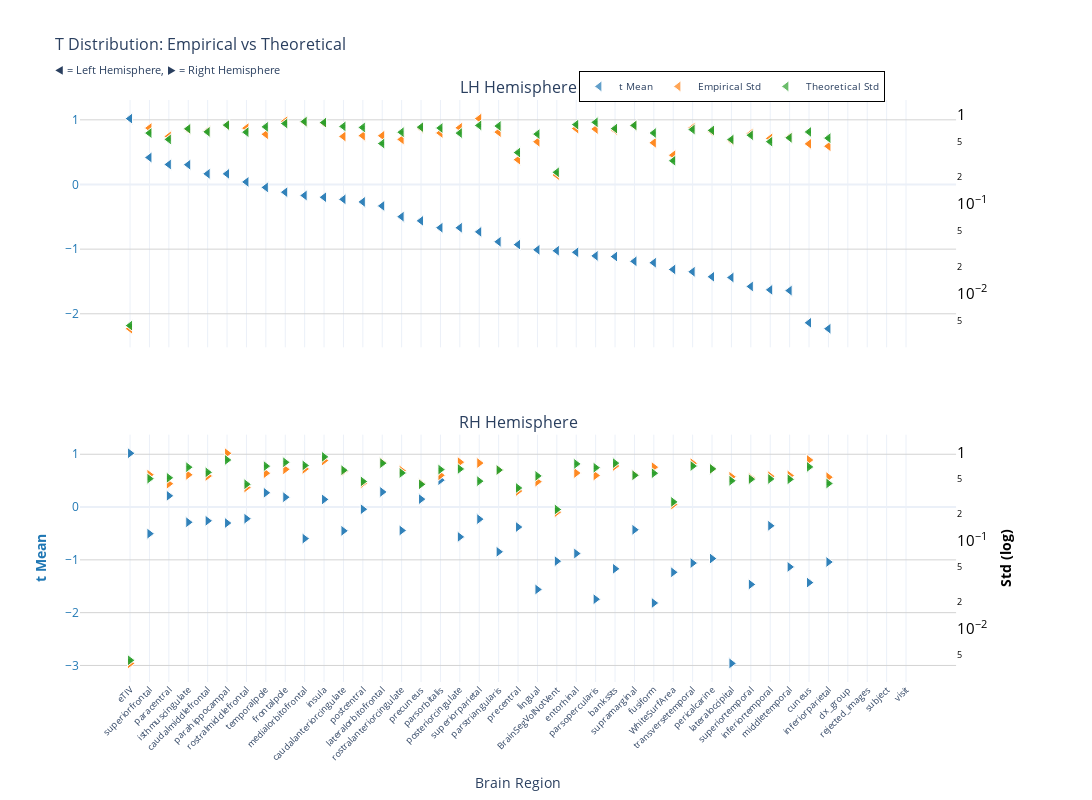
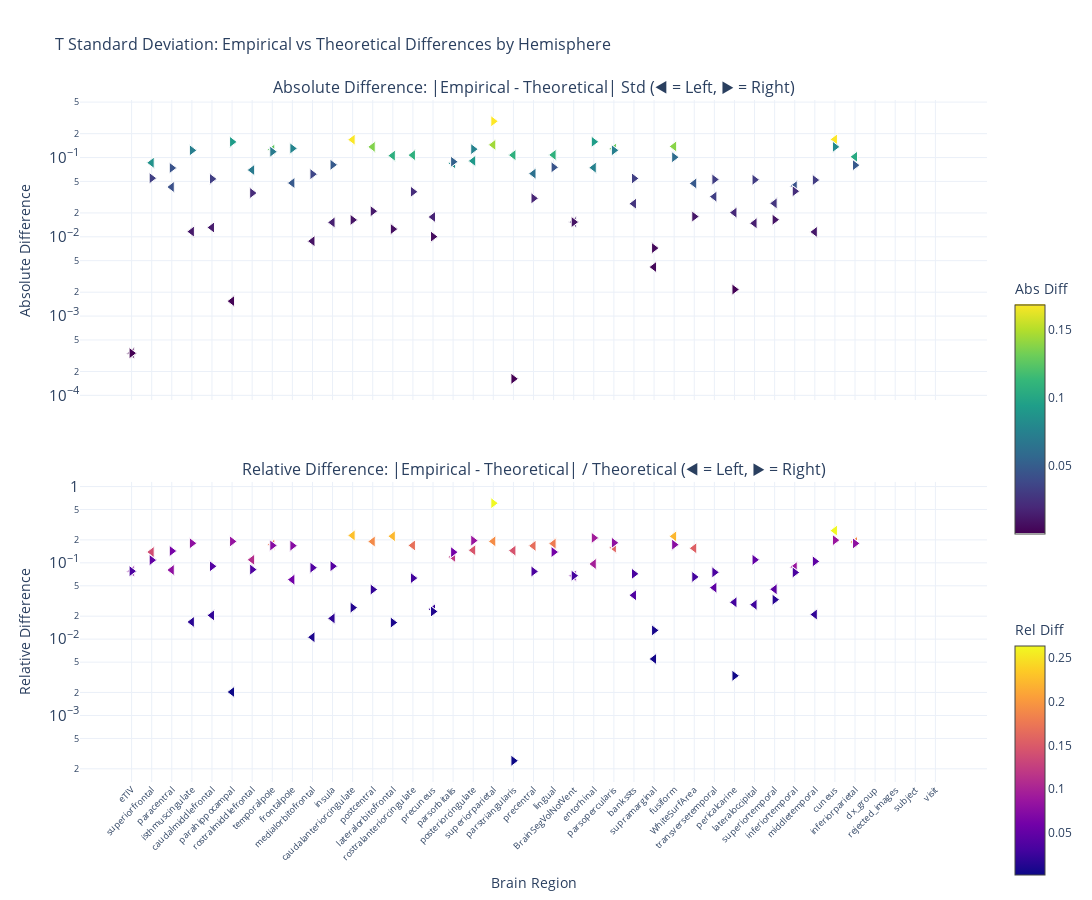

Notebook source saved alongside these figures, in order:
### Markdown cell above
### t-statistic

### Code cell
nu_nav = df_navr[(df_navr["study"] == "longitudinal") & (df_navr["group"] == "HC-PD")]
data_path = stats_dir / f"student_longitudinal_{METRIC}.parquet"
df, stats = get_test_stats(
    data_path, stat_functions_F, nu_nav, hemisphere=True, study="longitudinal"
)
show_figure(stats, hemisphere=True, stat_name="t", study="longitudinal", metric=METRIC)

### Figure 1 — Plotly figure (JSON) as saved in the notebook; plotly's stock layout.template omitted (floating-point values rounded to 4 significant figures)
{"data": [{"hovertemplate": "<b>%{x}</b><br>Mean t: %{y:.2f}<br><extra></extra>", "legendgroup": "mean", "marker": {"color": "#1f77b4", "line": {"color": "white", "width": 1}, "opacity": 0.7, "size": 10, "symbol": "triangle-left"}, "mode": "markers", "name": "t Mean", "showlegend": true, "type": "scatter", "x": ["eTIV", "eTIV", "superiorfrontal", "superiorfrontal", "paracentral", "paracentral", "isthmuscingulate", "isthmuscingulate", "caudalmiddlefrontal", "caudalmiddlefrontal", "parahippocampal", "parahippocampal", "rostralmiddlefrontal", "rostralmiddlefrontal", "temporalpole", "temporalpole", "frontalpole", "frontalpole", "medialorbitofrontal", "medialorbitofrontal", "insula", "insula", "caudalanteriorcingulate", "caudalanteriorcingulate", "postcentral", "postcentral", "lateralorbitofrontal", "lateralorbitofrontal", "rostralanteriorcingulate", "rostralanteriorcingulate", "precuneus", "precuneus", "parsorbitalis", "parsorbitalis", "posteriorcingulate", "posteriorcingulate", "superiorparietal", "superiorparietal", "parstriangularis", "parstriangularis", "precentral", "precentral", "lingual", "lingual", "BrainSegVolNotVent", "BrainSegVolNotVent", "entorhinal", "entorhinal", "parsopercularis", "parsopercularis", "bankssts", "bankssts", "supramarginal", "supramarginal", "fusiform", "fusiform", "WhiteSurfArea", "WhiteSurfArea", "transversetemporal", "transversetemporal", "pericalcarine", "pericalcarine", "lateraloccipital", "lateraloccipital", "superiortemporal", "superiortemporal", "inferiortemporal", "inferiortemporal", "middletemporal", "middletemporal", "cuneus", "cuneus", "inferiorparietal", "inferiorparietal", "dx_group", "rejected_images", "subject", "visit"], "xaxis": "x", "y": [1.019, 1.019, 0.4172, 0.4172, 0.3091, 0.3091, 0.3061, 0.3061, 0.1647, 0.1647, 0.1641, 0.1641, 0.03947, 0.03947, -0.04492, -0.04492, -0.1193, -0.1193, -0.1703, -0.1703, -0.1976, -0.1976, -0.23, -0.23, -0.2696, -0.2696, -0.3317, -0.3317, -0.4977, -0.4977, -0.5627, -0.5627, -0.6687, -0.6687, -0.6694, -0.6694, -0.7328, -0.7328, -0.8861, -0.8861, -0.9303, -0.9303, -1.01, -1.01, -1.025, -1.025, -1.049, -1.049, -1.104, -1.104, -1.115, -1.115, -1.188, -1.188, -1.21, -1.21, -1.314, -1.314, -1.35, -1.35, -1.427, -1.427, -1.439, -1.439, -1.577, -1.577, -1.63, -1.63, -1.642, -1.642, -2.139, -2.139, -2.231, -2.231, NaN, NaN, NaN, NaN], "yaxis": "y"}, {"hovertemplate": "<b>%{x}</b><br>Empirical Std: %{y:.3f}<br><extra></extra>", "legendgroup": "empirical", "marker": {"color": "#ff7f0e", "line": {"color": "white", "width": 1}, "opacity": 0.7, "size": 10, "symbol": "triangle-left"}, "mode": "markers", "name": "Empirical Std", "showlegend": true, "type": "scatter", "x": ["eTIV", "eTIV", "superiorfrontal", "superiorfrontal", "paracentral", "paracentral", "isthmuscingulate", "isthmuscingulate", "caudalmiddlefrontal", "caudalmiddlefrontal", "parahippocampal", "parahippocampal", "rostralmiddlefrontal", "rostralmiddlefrontal", "temporalpole", "temporalpole", "frontalpole", "frontalpole", "medialorbitofrontal", "medialorbitofrontal", "insula", "insula", "caudalanteriorcingulate", "caudalanteriorcingulate", "postcentral", "postcentral", "lateralorbitofrontal", "lateralorbitofrontal", "rostralanteriorcingulate", "rostralanteriorcingulate", "precuneus", "precuneus", "parsorbitalis", "parsorbitalis", "posteriorcingulate", "posteriorcingulate", "superiorparietal", "superiorparietal", "parstriangularis", "parstriangularis", "precentral", "precentral", "lingual", "lingual", "BrainSegVolNotVent", "BrainSegVolNotVent", "entorhinal", "entorhinal", "parsopercularis", "parsopercularis", "bankssts", "bankssts", "supramarginal", "supramarginal", "fusiform", "fusiform", "WhiteSurfArea", "WhiteSurfArea", "transversetemporal", "transversetemporal", "pericalcarine", "pericalcarine", "lateraloccipital", "lateraloccipital", "superiortemporal", "superiortemporal", "inferiortemporal", "inferiortemporal", "middletemporal", "middletemporal", "cuneus", "cuneus", "inferiorparietal", "inferiorparietal", "dx_group", "rejected_images", "subject", "visit"], "xaxis": "x", "y": [0.004039, 0.004039, 0.7052, 0.7052, 0.569, 0.569, 0.6802, 0.6802, 0.6522, 0.6522, 0.759, 0.759, 0.7037, 0.7037, 0.6013, 0.6013, 0.8392, 0.8392, 0.8232, 0.8232, 0.7968, 0.7968, 0.5678, 0.5678, 0.5798, 0.5798, 0.5785, 0.5785, 0.5266, 0.5266, 0.7039, 0.7039, 0.6214, 0.6214, 0.7097, 0.7097, 0.8987, 0.8987, 0.6353, 0.6353, 0.3126, 0.3126, 0.4957, 0.4957, 0.2106, 0.2106, 0.6958, 0.6958, 0.6876, 0.6876, 0.6694, 0.6694, 0.7506, 0.7506, 0.4827, 0.4827, 0.3509, 0.3509, 0.7108, 0.7108, 0.6437, 0.6437, 0.5098, 0.5098, 0.6128, 0.6128, 0.5405, 0.5405, 0.5596, 0.5596, 0.4695, 0.4695, 0.442, 0.442, NaN, NaN, NaN, NaN], "yaxis": "y2"}, {"error_y": {"array": [8.702e-05, 8.702e-05, 0.01231, 0.01231, 0.01046, 0.01046, 0.01375, 0.01375, 0.0127, 0.0127, 0.01511, 0.01511, 0.0126, 0.0126, 0.01444, 0.01444, 0.01573, 0.01573, 0.01653, 0.01653, 0.01613, 0.01613, 0.01462, 0.01462, 0.01423, 0.01423, 0.009398, 0.009398, 0.01259, 0.01259, 0.01434, 0.01434, 0.01402, 0.01402, 0.0123, 0.0123, 0.01499, 0.01499, 0.01475, 0.01475, 0.007455, 0.007455, 0.01199, 0.01199, 0.00449, 0.00449, 0.0153, 0.0153, 0.01623, 0.01623, 0.01382, 0.01382, 0.015, 0.015, 0.01233, 0.01233, 0.006035, 0.006035, 0.01349, 0.01349, 0.01319, 0.01319, 0.01042, 0.01042, 0.01165, 0.01165, 0.009874, 0.009874, 0.01089, 0.01089, 0.01268, 0.01268, 0.01081, 0.01081, NaN, NaN, NaN, NaN], "arrayminus": [8.529e-05, 8.529e-05, 0.01206, 0.01206, 0.01026, 0.01026, 0.01347, 0.01347, 0.01245, 0.01245, 0.01481, 0.01481, 0.01235, 0.01235, 0.01416, 0.01416, 0.01541, 0.01541, 0.0162, 0.0162, 0.01581, 0.01581, 0.01433, 0.01433, 0.01394, 0.01394, 0.009211, 0.009211, 0.01234, 0.01234, 0.01406, 0.01406, 0.01375, 0.01375, 0.01206, 0.01206, 0.01469, 0.01469, 0.01446, 0.01446, 0.007307, 0.007307, 0.01175, 0.01175, 0.0044, 0.0044, 0.015, 0.015, 0.01591, 0.01591, 0.01355, 0.01355, 0.0147, 0.0147, 0.01209, 0.01209, 0.005915, 0.005915, 0.01322, 0.01322, 0.01293, 0.01293, 0.01022, 0.01022, 0.01142, 0.01142, 0.009678, 0.009678, 0.01067, 0.01067, 0.01243, 0.01243, 0.0106, 0.0106, NaN, NaN, NaN, NaN], "color": "#2ca02c", "thickness": 1, "type": "data", "visible": true, "width": 2}, "hovertemplate": "<b>%{x}</b><br>Theoretical Std: %{y:.3f}<br><extra></extra>", "legendgroup": "theoretical", "marker": {"color": "#2ca02c", "line": {"color": "white", "width": 1}, "opacity": 0.7, "size": 10, "symbol": "triangle-left"}, "mode": "markers", "name": "Theoretical Std", "showlegend": true, "type": "scatter", "x": ["eTIV", "eTIV", "superiorfrontal", "superiorfrontal", "paracentral", "paracentral", "isthmuscingulate", "isthmuscingulate", "caudalmiddlefrontal", "caudalmiddlefrontal", "parahippocampal", "parahippocampal", "rostralmiddlefrontal", "rostralmiddlefrontal", "temporalpole", "temporalpole", "frontalpole", "frontalpole", "medialorbitofrontal", "medialorbitofrontal", "insula", "insula", "caudalanteriorcingulate", "caudalanteriorcingulate", "postcentral", "postcentral", "lateralorbitofrontal", "lateralorbitofrontal", "rostralanteriorcingulate", "rostralanteriorcingulate", "precuneus", "precuneus", "parsorbitalis", "parsorbitalis", "posteriorcingulate", "posteriorcingulate", "superiorparietal", "superiorparietal", "parstriangularis", "parstriangularis", "precentral", "precentral", "lingual", "lingual", "BrainSegVolNotVent", "BrainSegVolNotVent", "entorhinal", "entorhinal", "parsopercularis", "parsopercularis", "bankssts", "bankssts", "supramarginal", "supramarginal", "fusiform", "fusiform", "WhiteSurfArea", "WhiteSurfArea", "transversetemporal", "transversetemporal", "pericalcarine", "pericalcarine", "lateraloccipital", "lateraloccipital", "superiortemporal", "superiortemporal", "inferiortemporal", "inferiortemporal", "middletemporal", "middletemporal", "cuneus", "cuneus", "inferiorparietal", "inferiorparietal", "dx_group", "rejected_images", "subject", "visit"], "xaxis": "x", "y": [0.004379, 0.004379, 0.6193, 0.6193, 0.5266, 0.5266, 0.6919, 0.6919, 0.6391, 0.6391, 0.7605, 0.7605, 0.6342, 0.6342, 0.7269, 0.7269, 0.7915, 0.7915, 0.832, 0.832, 0.812, 0.812, 0.7357, 0.7357, 0.716, 0.716, 0.473, 0.473, 0.6338, 0.6338, 0.7217, 0.7217, 0.7058, 0.7058, 0.6191, 0.6191, 0.7544, 0.7544, 0.7425, 0.7425, 0.3752, 0.3752, 0.6035, 0.6035, 0.226, 0.226, 0.7702, 0.7702, 0.8169, 0.8169, 0.6955, 0.6955, 0.7547, 0.7547, 0.6207, 0.6207, 0.3037, 0.3037, 0.6788, 0.6788, 0.6639, 0.6639, 0.5246, 0.5246, 0.5864, 0.5864, 0.4969, 0.4969, 0.5481, 0.5481, 0.6381, 0.6381, 0.5441, 0.5441, NaN, NaN, NaN, NaN], "yaxis": "y2"}, {"hovertemplate": "<b>%{x}</b><br>Mean t: %{y:.2f}<br><extra></extra>", "legendgroup": "mean", "marker": {"color": "#1f77b4", "line": {"color": "white", "width": 1}, "opacity": 0.7, "size": 10, "symbol": "triangle-right"}, "mode": "markers", "name": "t Mean", "showlegend": false, "type": "scatter", "x": ["eTIV", "eTIV", "parsorbitalis", "parsorbitalis", "lateralorbitofrontal", "lateralorbitofrontal", "temporalpole", "temporalpole", "paracentral", "paracentral", "frontalpole", "frontalpole", "precuneus", "precuneus", "insula", "insula", "postcentral", "postcentral", "rostralmiddlefrontal", "rostralmiddlefrontal", "superiorparietal", "superiorparietal", "caudalmiddlefrontal", "caudalmiddlefrontal", "isthmuscingulate", "isthmuscingulate", "parahippocampal", "parahippocampal", "inferiortemporal", "inferiortemporal", "precentral", "precentral", "supramarginal", "supramarginal", "rostralanteriorcingulate", "rostralanteriorcingulate", "caudalanteriorcingulate", "caudalanteriorcingulate", "superiorfrontal", "superiorfrontal", "posteriorcingulate", "posteriorcingulate", "medialorbitofrontal", "medialorbitofrontal", "parstriangularis", "parstriangularis", "entorhinal", "entorhinal", "pericalcarine", "pericalcarine", "BrainSegVolNotVent", "BrainSegVolNotVent", "inferiorparietal", "inferiorparietal", "transversetemporal", "transversetemporal", "middletemporal", "middletemporal", "bankssts", "bankssts", "WhiteSurfArea", "WhiteSurfArea", "cuneus", "cuneus", "superiortemporal", "superiortemporal", "lingual", "lingual", "parsopercularis", "parsopercularis", "fusiform", "fusiform", "lateraloccipital", "lateraloccipital", "dx_group", "rejected_images", "subject", "visit"], "xaxis": "x2", "y": [1.019, 1.019, 0.5097, 0.5097, 0.2857, 0.2857, 0.2704, 0.2704, 0.2124, 0.2124, 0.1866, 0.1866, 0.1499, 0.1499, 0.1444, 0.1444, -0.0418, -0.0418, -0.2206, -0.2206, -0.2288, -0.2288, -0.2604, -0.2604, -0.288, -0.288, -0.3027, -0.3027, -0.3546, -0.3546, -0.3789, -0.3789, -0.4307, -0.4307, -0.4439, -0.4439, -0.4508, -0.4508, -0.504, -0.504, -0.565, -0.565, -0.598, -0.598, -0.8478, -0.8478, -0.8804, -0.8804, -0.9754, -0.9754, -1.025, -1.025, -1.041, -1.041, -1.061, -1.061, -1.134, -1.134, -1.169, -1.169, -1.236, -1.236, -1.431, -1.431, -1.465, -1.465, -1.561, -1.561, -1.746, -1.746, -1.818, -1.818, -2.961, -2.961, NaN, NaN, NaN, NaN], "yaxis": "y3"}, {"hovertemplate": "<b>%{x}</b><br>Empirical Std: %{y:.3f}<br><extra></extra>", "legendgroup": "empirical", "marker": {"color": "#ff7f0e", "line": {"color": "white", "width": 1}, "opacity": 0.7, "size": 10, "symbol": "triangle-right"}, "mode": "markers", "name": "Empirical Std", "showlegend": false, "type": "scatter", "x": ["eTIV", "eTIV", "parsorbitalis", "parsorbitalis", "lateralorbitofrontal", "lateralorbitofrontal", "temporalpole", "temporalpole", "paracentral", "paracentral", "frontalpole", "frontalpole", "precuneus", "precuneus", "insula", "insula", "postcentral", "postcentral", "rostralmiddlefrontal", "rostralmiddlefrontal", "superiorparietal", "superiorparietal", "caudalmiddlefrontal", "caudalmiddlefrontal", "isthmuscingulate", "isthmuscingulate", "parahippocampal", "parahippocampal", "inferiortemporal", "inferiortemporal", "precentral", "precentral", "supramarginal", "supramarginal", "rostralanteriorcingulate", "rostralanteriorcingulate", "caudalanteriorcingulate", "caudalanteriorcingulate", "superiorfrontal", "superiorfrontal", "posteriorcingulate", "posteriorcingulate", "medialorbitofrontal", "medialorbitofrontal", "parstriangularis", "parstriangularis", "entorhinal", "entorhinal", "pericalcarine", "pericalcarine", "BrainSegVolNotVent", "BrainSegVolNotVent", "inferiorparietal", "inferiorparietal", "transversetemporal", "transversetemporal", "middletemporal", "middletemporal", "bankssts", "bankssts", "WhiteSurfArea", "WhiteSurfArea", "cuneus", "cuneus", "superiortemporal", "superiortemporal", "lingual", "lingual", "parsopercularis", "parsopercularis", "fusiform", "fusiform", "lateraloccipital", "lateraloccipital", "dx_group", "rejected_images", "subject", "visit"], "xaxis": "x2", "y": [0.004039, 0.004039, 0.5527, 0.5527, 0.7702, 0.7702, 0.583, 0.583, 0.4431, 0.4431, 0.6453, 0.6453, 0.4459, 0.4459, 0.8132, 0.8132, 0.4493, 0.4493, 0.4014, 0.4014, 0.7604, 0.7604, 0.5428, 0.5428, 0.5591, 0.5591, 0.9822, 0.9822, 0.5392, 0.5392, 0.3658, 0.3658, 0.5593, 0.5593, 0.6235, 0.6235, 0.6143, 0.6143, 0.5602, 0.5602, 0.7791, 0.7791, 0.6525, 0.6525, 0.6335, 0.6335, 0.5862, 0.5862, 0.6512, 0.6512, 0.2106, 0.2106, 0.5255, 0.5255, 0.7562, 0.7562, 0.5492, 0.5492, 0.7042, 0.7042, 0.2573, 0.2573, 0.8237, 0.8237, 0.5157, 0.5157, 0.4679, 0.4679, 0.55, 0.55, 0.6832, 0.6832, 0.5308, 0.5308, NaN, NaN, NaN, NaN], "yaxis": "y4"}, {"error_y": {"array": [8.702e-05, 8.702e-05, 0.01274, 0.01274, 0.01506, 0.01506, 0.01394, 0.01394, 0.01027, 0.01027, 0.01541, 0.01541, 0.00866, 0.00866, 0.01776, 0.01776, 0.009344, 0.009344, 0.008684, 0.008684, 0.009413, 0.009413, 0.01185, 0.01185, 0.01356, 0.01356, 0.01639, 0.01639, 0.009967, 0.009967, 0.007876, 0.007876, 0.01097, 0.01097, 0.01165, 0.01165, 0.01253, 0.01253, 0.01004, 0.01004, 0.01295, 0.01295, 0.01419, 0.01419, 0.01259, 0.01259, 0.01478, 0.01478, 0.01298, 0.01298, 0.00449, 0.00449, 0.008852, 0.008852, 0.01398, 0.01398, 0.00988, 0.00988, 0.01507, 0.01507, 0.00547, 0.00547, 0.01366, 0.01366, 0.00992, 0.00992, 0.01079, 0.01079, 0.01338, 0.01338, 0.01157, 0.01157, 0.009506, 0.009506, NaN, NaN, NaN, NaN], "arrayminus": [8.529e-05, 8.529e-05, 0.01249, 0.01249, 0.01476, 0.01476, 0.01366, 0.01366, 0.01007, 0.01007, 0.0151, 0.0151, 0.008489, 0.008489, 0.01741, 0.01741, 0.009159, 0.009159, 0.008512, 0.008512, 0.009227, 0.009227, 0.01162, 0.01162, 0.01329, 0.01329, 0.01606, 0.01606, 0.009769, 0.009769, 0.00772, 0.00772, 0.01075, 0.01075, 0.01142, 0.01142, 0.01228, 0.01228, 0.009842, 0.009842, 0.01269, 0.01269, 0.01391, 0.01391, 0.01234, 0.01234, 0.01449, 0.01449, 0.01272, 0.01272, 0.0044, 0.0044, 0.008676, 0.008676, 0.0137, 0.0137, 0.009684, 0.009684, 0.01478, 0.01478, 0.005362, 0.005362, 0.01339, 0.01339, 0.009723, 0.009723, 0.01058, 0.01058, 0.01311, 0.01311, 0.01134, 0.01134, 0.009317, 0.009317, NaN, NaN, NaN, NaN], "color": "#2ca02c", "thickness": 1, "type": "data", "visible": true, "width": 2}, "hovertemplate": "<b>%{x}</b><br>Theoretical Std: %{y:.3f}<br><extra></extra>", "legendgroup": "theoretical", "marker": {"color": "#2ca02c", "line": {"color": "white", "width": 1}, "opacity": 0.7, "size": 10, "symbol": "triangle-right"}, "mode": "markers", "name": "Theoretical Std", "showlegend": false, "type": "scatter", "x": ["eTIV", "eTIV", "parsorbitalis", "parsorbitalis", "lateralorbitofrontal", "lateralorbitofrontal", "temporalpole", "temporalpole", "paracentral", "paracentral", "frontalpole", "frontalpole", "precuneus", "precuneus", "insula", "insula", "postcentral", "postcentral", "rostralmiddlefrontal", "rostralmiddlefrontal", "superiorparietal", "superiorparietal", "caudalmiddlefrontal", "caudalmiddlefrontal", "isthmuscingulate", "isthmuscingulate", "parahippocampal", "parahippocampal", "inferiortemporal", "inferiortemporal", "precentral", "precentral", "supramarginal", "supramarginal", "rostralanteriorcingulate", "rostralanteriorcingulate", "caudalanteriorcingulate", "caudalanteriorcingulate", "superiorfrontal", "superiorfrontal", "posteriorcingulate", "posteriorcingulate", "medialorbitofrontal", "medialorbitofrontal", "parstriangularis", "parstriangularis", "entorhinal", "entorhinal", "pericalcarine", "pericalcarine", "BrainSegVolNotVent", "BrainSegVolNotVent", "inferiorparietal", "inferiorparietal", "transversetemporal", "transversetemporal", "middletemporal", "middletemporal", "bankssts", "bankssts", "WhiteSurfArea", "WhiteSurfArea", "cuneus", "cuneus", "superiortemporal", "superiortemporal", "lingual", "lingual", "parsopercularis", "parsopercularis", "fusiform", "fusiform", "lateraloccipital", "lateraloccipital", "dx_group", "rejected_images", "subject", "visit"], "xaxis": "x2", "y": [0.004379, 0.004379, 0.6412, 0.6412, 0.7577, 0.7577, 0.7015, 0.7015, 0.517, 0.517, 0.7755, 0.7755, 0.4359, 0.4359, 0.8941, 0.8941, 0.4703, 0.4703, 0.4371, 0.4371, 0.4738, 0.4738, 0.5965, 0.5965, 0.6823, 0.6823, 0.8248, 0.8248, 0.5016, 0.5016, 0.3964, 0.3964, 0.5521, 0.5521, 0.5865, 0.5865, 0.6307, 0.6307, 0.5053, 0.5053, 0.6516, 0.6516, 0.7142, 0.7142, 0.6337, 0.6337, 0.7441, 0.7441, 0.6533, 0.6533, 0.226, 0.226, 0.4455, 0.4455, 0.7034, 0.7034, 0.4973, 0.4973, 0.7587, 0.7587, 0.2753, 0.2753, 0.6875, 0.6875, 0.4993, 0.4993, 0.5431, 0.5431, 0.6734, 0.6734, 0.5825, 0.5825, 0.4784, 0.4784, NaN, NaN, NaN, NaN], "yaxis": "y4"}], "layout": {"annotations": [{"font": {"size": 16}, "showarrow": false, "text": "LH Hemisphere", "x": 0.47, "xanchor": "center", "xref": "paper", "y": 1, "yanchor": "bottom", "yref": "paper"}, {"font": {"size": 16}, "showarrow": false, "text": "RH Hemisphere", "x": 0.47, "xanchor": "center", "xref": "paper", "y": 0.425, "yanchor": "bottom", "yref": "paper"}], "height": 800, "hovermode": "x", "legend": {"bgcolor": "rgba(255, 255, 255, 0.9)", "bordercolor": "black", "borderwidth": 1, "font": {"size": 10}, "orientation": "h", "x": 0.7, "xanchor": "center", "y": 1.05}, "title": {"font": {"size": 16}, "text": "T Distribution: Empirical vs Theoretical<br><sub>◀ = Left Hemisphere, ▶ = Right Hemisphere</sub>"}, "width": 1400, "xaxis": {"anchor": "y", "domain": [0, 0.94], "matches": "x2", "showticklabels": false}, "xaxis2": {"anchor": "y3", "domain": [0, 0.94], "tickangle": -45, "tickfont": {"size": 9}, "title": {"text": "Brain Region"}}, "yaxis": {"anchor": "x", "domain": [0.575, 1], "gridcolor": "lightgray", "showgrid": true, "tickfont": {"color": "#1f77b4"}, "title": {"font": {"color": "#1f77b4"}, "text": ""}}, "yaxis2": {"anchor": "x", "exponentformat": "power", "overlaying": "y", "showgrid": false, "side": "right", "tickfont": {"color": "black"}, "title": {"font": {"color": "black"}, "text": ""}, "type": "log"}, "yaxis3": {"anchor": "x2", "domain": [0, 0.425], "gridcolor": "lightgray", "showgrid": true, "tickfont": {"color": "#1f77b4"}, "title": {"font": {"color": "#1f77b4"}, "text": "<b>t Mean</b>"}}, "yaxis4": {"anchor": "x2", "exponentformat": "power", "overlaying": "y3", "showgrid": false, "side": "right", "tickfont": {"color": "black"}, "title": {"font": {"color": "black"}, "text": "<b>Std (log)</b>"}, "type": "log"}}}

### Figure 2 — Plotly figure (JSON) as saved in the notebook; plotly's stock layout.template omitted (floating-point values rounded to 4 significant figures)
{"data": [{"hovertemplate": "<b>%{x}</b><br>Hemisphere: %{text}<br>Abs Diff: %{y:.4f}<br><extra></extra>", "legendgroup": "abs_lh", "marker": {"color": [0.0003408, 0.0003408, 0.08584, 0.08584, 0.04243, 0.04243, 0.01162, 0.01162, 0.0131, 0.0131, 0.001544, 0.001544, 0.06953, 0.06953, 0.1256, 0.1256, 0.04768, 0.04768, 0.008818, 0.008818, 0.01519, 0.01519, 0.1679, 0.1679, 0.1362, 0.1362, 0.1056, 0.1056, 0.1071, 0.1071, 0.01778, 0.01778, 0.0844, 0.0844, 0.09062, 0.09062, 0.1444, 0.1444, 0.1073, 0.1073, 0.06261, 0.06261, 0.1078, 0.1078, 0.01534, 0.01534, 0.07444, 0.07444, 0.1293, 0.1293, 0.02616, 0.02616, 0.00415, 0.00415, 0.138, 0.138, 0.04712, 0.04712, 0.03209, 0.03209, 0.02018, 0.02018, 0.01481, 0.01481, 0.0264, 0.0264, 0.04356, 0.04356, 0.01152, 0.01152, 0.1687, 0.1687, 0.1022, 0.1022, NaN, NaN, NaN, NaN], "colorbar": {"len": 0.4, "title": {"text": "Abs Diff"}, "y": 0.75, "yanchor": "top"}, "colorscale": [[0, "#440154"], [0.1111, "#482878"], [0.2222, "#3e4989"], [0.3333, "#31688e"], [0.4444, "#26828e"], [0.5556, "#1f9e89"], [0.6667, "#35b779"], [0.7778, "#6ece58"], [0.8889, "#b5de2b"], [1, "#fde725"]], "line": {"color": "white", "width": 1}, "showscale": true, "size": 10, "symbol": "triangle-left"}, "mode": "markers", "name": "Absolute (lh)", "showlegend": false, "text": ["lh", "lh", "lh", "lh", "lh", "lh", "lh", "lh", "lh", "lh", "lh", "lh", "lh", "lh", "lh", "lh", "lh", "lh", "lh", "lh", "lh", "lh", "lh", "lh", "lh", "lh", "lh", "lh", "lh", "lh", "lh", "lh", "lh", "lh", "lh", "lh", "lh", "lh", "lh", "lh", "lh", "lh", "lh", "lh", "lh", "lh", "lh", "lh", "lh", "lh", "lh", "lh", "lh", "lh", "lh", "lh", "lh", "lh", "lh", "lh", "lh", "lh", "lh", "lh", "lh", "lh", "lh", "lh", "lh", "lh", "lh", "lh", "lh", "lh", "lh", "lh", "lh", "lh"], "type": "scatter", "x": ["eTIV", "eTIV", "superiorfrontal", "superiorfrontal", "paracentral", "paracentral", "isthmuscingulate", "isthmuscingulate", "caudalmiddlefrontal", "caudalmiddlefrontal", "parahippocampal", "parahippocampal", "rostralmiddlefrontal", "rostralmiddlefrontal", "temporalpole", "temporalpole", "frontalpole", "frontalpole", "medialorbitofrontal", "medialorbitofrontal", "insula", "insula", "caudalanteriorcingulate", "caudalanteriorcingulate", "postcentral", "postcentral", "lateralorbitofrontal", "lateralorbitofrontal", "rostralanteriorcingulate", "rostralanteriorcingulate", "precuneus", "precuneus", "parsorbitalis", "parsorbitalis", "posteriorcingulate", "posteriorcingulate", "superiorparietal", "superiorparietal", "parstriangularis", "parstriangularis", "precentral", "precentral", "lingual", "lingual", "BrainSegVolNotVent", "BrainSegVolNotVent", "entorhinal", "entorhinal", "parsopercularis", "parsopercularis", "bankssts", "bankssts", "supramarginal", "supramarginal", "fusiform", "fusiform", "WhiteSurfArea", "WhiteSurfArea", "transversetemporal", "transversetemporal", "pericalcarine", "pericalcarine", "lateraloccipital", "lateraloccipital", "superiortemporal", "superiortemporal", "inferiortemporal", "inferiortemporal", "middletemporal", "middletemporal", "cuneus", "cuneus", "inferiorparietal", "inferiorparietal", "dx_group", "rejected_images", "subject", "visit"], "xaxis": "x", "y": [0.0003408, 0.0003408, 0.08584, 0.08584, 0.04243, 0.04243, 0.01162, 0.01162, 0.0131, 0.0131, 0.001544, 0.001544, 0.06953, 0.06953, 0.1256, 0.1256, 0.04768, 0.04768, 0.008818, 0.008818, 0.01519, 0.01519, 0.1679, 0.1679, 0.1362, 0.1362, 0.1056, 0.1056, 0.1071, 0.1071, 0.01778, 0.01778, 0.0844, 0.0844, 0.09062, 0.09062, 0.1444, 0.1444, 0.1073, 0.1073, 0.06261, 0.06261, 0.1078, 0.1078, 0.01534, 0.01534, 0.07444, 0.07444, 0.1293, 0.1293, 0.02616, 0.02616, 0.00415, 0.00415, 0.138, 0.138, 0.04712, 0.04712, 0.03209, 0.03209, 0.02018, 0.02018, 0.01481, 0.01481, 0.0264, 0.0264, 0.04356, 0.04356, 0.01152, 0.01152, 0.1687, 0.1687, 0.1022, 0.1022, NaN, NaN, NaN, NaN], "yaxis": "y"}, {"hovertemplate": "<b>%{x}</b><br>Hemisphere: %{text}<br>Rel Diff: %{y:.2%}<br><extra></extra>", "legendgroup": "rel_lh", "marker": {"color": [0.07782, 0.07782, 0.1386, 0.1386, 0.08057, 0.08057, 0.0168, 0.0168, 0.0205, 0.0205, 0.00203, 0.00203, 0.1096, 0.1096, 0.1728, 0.1728, 0.06024, 0.06024, 0.0106, 0.0106, 0.01871, 0.01871, 0.2283, 0.2283, 0.1902, 0.1902, 0.2232, 0.2232, 0.1691, 0.1691, 0.02464, 0.02464, 0.1196, 0.1196, 0.1464, 0.1464, 0.1914, 0.1914, 0.1444, 0.1444, 0.1669, 0.1669, 0.1786, 0.1786, 0.06787, 0.06787, 0.09665, 0.09665, 0.1583, 0.1583, 0.03761, 0.03761, 0.005499, 0.005499, 0.2223, 0.2223, 0.1551, 0.1551, 0.04728, 0.04728, 0.0304, 0.0304, 0.02824, 0.02824, 0.04502, 0.04502, 0.08767, 0.08767, 0.02103, 0.02103, 0.2643, 0.2643, 0.1878, 0.1878, NaN, NaN, NaN, NaN], "colorbar": {"len": 0.4, "title": {"text": "Rel Diff"}, "y": 0.25, "yanchor": "top"}, "colorscale": [[0, "#0d0887"], [0.1111, "#46039f"], [0.2222, "#7201a8"], [0.3333, "#9c179e"], [0.4444, "#bd3786"], [0.5556, "#d8576b"], [0.6667, "#ed7953"], [0.7778, "#fb9f3a"], [0.8889, "#fdca26"], [1, "#f0f921"]], "line": {"color": "white", "width": 1}, "showscale": true, "size": 10, "symbol": "triangle-left"}, "mode": "markers", "name": "Relative (lh)", "showlegend": false, "text": ["lh", "lh", "lh", "lh", "lh", "lh", "lh", "lh", "lh", "lh", "lh", "lh", "lh", "lh", "lh", "lh", "lh", "lh", "lh", "lh", "lh", "lh", "lh", "lh", "lh", "lh", "lh", "lh", "lh", "lh", "lh", "lh", "lh", "lh", "lh", "lh", "lh", "lh", "lh", "lh", "lh", "lh", "lh", "lh", "lh", "lh", "lh", "lh", "lh", "lh", "lh", "lh", "lh", "lh", "lh", "lh", "lh", "lh", "lh", "lh", "lh", "lh", "lh", "lh", "lh", "lh", "lh", "lh", "lh", "lh", "lh", "lh", "lh", "lh", "lh", "lh", "lh", "lh"], "type": "scatter", "x": ["eTIV", "eTIV", "superiorfrontal", "superiorfrontal", "paracentral", "paracentral", "isthmuscingulate", "isthmuscingulate", "caudalmiddlefrontal", "caudalmiddlefrontal", "parahippocampal", "parahippocampal", "rostralmiddlefrontal", "rostralmiddlefrontal", "temporalpole", "temporalpole", "frontalpole", "frontalpole", "medialorbitofrontal", "medialorbitofrontal", "insula", "insula", "caudalanteriorcingulate", "caudalanteriorcingulate", "postcentral", "postcentral", "lateralorbitofrontal", "lateralorbitofrontal", "rostralanteriorcingulate", "rostralanteriorcingulate", "precuneus", "precuneus", "parsorbitalis", "parsorbitalis", "posteriorcingulate", "posteriorcingulate", "superiorparietal", "superiorparietal", "parstriangularis", "parstriangularis", "precentral", "precentral", "lingual", "lingual", "BrainSegVolNotVent", "BrainSegVolNotVent", "entorhinal", "entorhinal", "parsopercularis", "parsopercularis", "bankssts", "bankssts", "supramarginal", "supramarginal", "fusiform", "fusiform", "WhiteSurfArea", "WhiteSurfArea", "transversetemporal", "transversetemporal", "pericalcarine", "pericalcarine", "lateraloccipital", "lateraloccipital", "superiortemporal", "superiortemporal", "inferiortemporal", "inferiortemporal", "middletemporal", "middletemporal", "cuneus", "cuneus", "inferiorparietal", "inferiorparietal", "dx_group", "rejected_images", "subject", "visit"], "xaxis": "x2", "y": [0.07782, 0.07782, 0.1386, 0.1386, 0.08057, 0.08057, 0.0168, 0.0168, 0.0205, 0.0205, 0.00203, 0.00203, 0.1096, 0.1096, 0.1728, 0.1728, 0.06024, 0.06024, 0.0106, 0.0106, 0.01871, 0.01871, 0.2283, 0.2283, 0.1902, 0.1902, 0.2232, 0.2232, 0.1691, 0.1691, 0.02464, 0.02464, 0.1196, 0.1196, 0.1464, 0.1464, 0.1914, 0.1914, 0.1444, 0.1444, 0.1669, 0.1669, 0.1786, 0.1786, 0.06787, 0.06787, 0.09665, 0.09665, 0.1583, 0.1583, 0.03761, 0.03761, 0.005499, 0.005499, 0.2223, 0.2223, 0.1551, 0.1551, 0.04728, 0.04728, 0.0304, 0.0304, 0.02824, 0.02824, 0.04502, 0.04502, 0.08767, 0.08767, 0.02103, 0.02103, 0.2643, 0.2643, 0.1878, 0.1878, NaN, NaN, NaN, NaN], "yaxis": "y2"}, {"hovertemplate": "<b>%{x}</b><br>Hemisphere: %{text}<br>Abs Diff: %{y:.4f}<br><extra></extra>", "legendgroup": "abs_rh", "marker": {"color": [0.0003408, 0.0003408, 0.08847, 0.08847, 0.0125, 0.0125, 0.1184, 0.1184, 0.07386, 0.07386, 0.1302, 0.1302, 0.01005, 0.01005, 0.08086, 0.08086, 0.02102, 0.02102, 0.03565, 0.03565, 0.2867, 0.2867, 0.05376, 0.05376, 0.1231, 0.1231, 0.1574, 0.1574, 0.03753, 0.03753, 0.03057, 0.03057, 0.007198, 0.007198, 0.03699, 0.03699, 0.01632, 0.01632, 0.05485, 0.05485, 0.1275, 0.1275, 0.06169, 0.06169, 0.0001616, 0.0001616, 0.1579, 0.1579, 0.002162, 0.002162, 0.01534, 0.01534, 0.08005, 0.08005, 0.0528, 0.0528, 0.05197, 0.05197, 0.05447, 0.05447, 0.01799, 0.01799, 0.1362, 0.1362, 0.01643, 0.01643, 0.07523, 0.07523, 0.1234, 0.1234, 0.1008, 0.1008, 0.0524, 0.0524, NaN, NaN, NaN, NaN], "colorbar": {"len": 0.4, "title": {"text": "Abs Diff"}, "y": 0.75, "yanchor": "top"}, "colorscale": [[0, "#440154"], [0.1111, "#482878"], [0.2222, "#3e4989"], [0.3333, "#31688e"], [0.4444, "#26828e"], [0.5556, "#1f9e89"], [0.6667, "#35b779"], [0.7778, "#6ece58"], [0.8889, "#b5de2b"], [1, "#fde725"]], "line": {"color": "white", "width": 1}, "showscale": false, "size": 10, "symbol": "triangle-right"}, "mode": "markers", "name": "Absolute (rh)", "showlegend": false, "text": ["rh", "rh", "rh", "rh", "rh", "rh", "rh", "rh", "rh", "rh", "rh", "rh", "rh", "rh", "rh", "rh", "rh", "rh", "rh", "rh", "rh", "rh", "rh", "rh", "rh", "rh", "rh", "rh", "rh", "rh", "rh", "rh", "rh", "rh", "rh", "rh", "rh", "rh", "rh", "rh", "rh", "rh", "rh", "rh", "rh", "rh", "rh", "rh", "rh", "rh", "rh", "rh", "rh", "rh", "rh", "rh", "rh", "rh", "rh", "rh", "rh", "rh", "rh", "rh", "rh", "rh", "rh", "rh", "rh", "rh", "rh", "rh", "rh", "rh", "rh", "rh", "rh", "rh"], "type": "scatter", "x": ["eTIV", "eTIV", "parsorbitalis", "parsorbitalis", "lateralorbitofrontal", "lateralorbitofrontal", "temporalpole", "temporalpole", "paracentral", "paracentral", "frontalpole", "frontalpole", "precuneus", "precuneus", "insula", "insula", "postcentral", "postcentral", "rostralmiddlefrontal", "rostralmiddlefrontal", "superiorparietal", "superiorparietal", "caudalmiddlefrontal", "caudalmiddlefrontal", "isthmuscingulate", "isthmuscingulate", "parahippocampal", "parahippocampal", "inferiortemporal", "inferiortemporal", "precentral", "precentral", "supramarginal", "supramarginal", "rostralanteriorcingulate", "rostralanteriorcingulate", "caudalanteriorcingulate", "caudalanteriorcingulate", "superiorfrontal", "superiorfrontal", "posteriorcingulate", "posteriorcingulate", "medialorbitofrontal", "medialorbitofrontal", "parstriangularis", "parstriangularis", "entorhinal", "entorhinal", "pericalcarine", "pericalcarine", "BrainSegVolNotVent", "BrainSegVolNotVent", "inferiorparietal", "inferiorparietal", "transversetemporal", "transversetemporal", "middletemporal", "middletemporal", "bankssts", "bankssts", "WhiteSurfArea", "WhiteSurfArea", "cuneus", "cuneus", "superiortemporal", "superiortemporal", "lingual", "lingual", "parsopercularis", "parsopercularis", "fusiform", "fusiform", "lateraloccipital", "lateraloccipital", "dx_group", "rejected_images", "subject", "visit"], "xaxis": "x", "y": [0.0003408, 0.0003408, 0.08847, 0.08847, 0.0125, 0.0125, 0.1184, 0.1184, 0.07386, 0.07386, 0.1302, 0.1302, 0.01005, 0.01005, 0.08086, 0.08086, 0.02102, 0.02102, 0.03565, 0.03565, 0.2867, 0.2867, 0.05376, 0.05376, 0.1231, 0.1231, 0.1574, 0.1574, 0.03753, 0.03753, 0.03057, 0.03057, 0.007198, 0.007198, 0.03699, 0.03699, 0.01632, 0.01632, 0.05485, 0.05485, 0.1275, 0.1275, 0.06169, 0.06169, 0.0001616, 0.0001616, 0.1579, 0.1579, 0.002162, 0.002162, 0.01534, 0.01534, 0.08005, 0.08005, 0.0528, 0.0528, 0.05197, 0.05197, 0.05447, 0.05447, 0.01799, 0.01799, 0.1362, 0.1362, 0.01643, 0.01643, 0.07523, 0.07523, 0.1234, 0.1234, 0.1008, 0.1008, 0.0524, 0.0524, NaN, NaN, NaN, NaN], "yaxis": "y"}, {"hovertemplate": "<b>%{x}</b><br>Hemisphere: %{text}<br>Rel Diff: %{y:.2%}<br><extra></extra>", "legendgroup": "rel_rh", "marker": {"color": [0.07782, 0.07782, 0.138, 0.138, 0.01649, 0.01649, 0.1688, 0.1688, 0.1429, 0.1429, 0.1679, 0.1679, 0.02305, 0.02305, 0.09044, 0.09044, 0.04471, 0.04471, 0.08156, 0.08156, 0.6051, 0.6051, 0.09012, 0.09012, 0.1805, 0.1805, 0.1908, 0.1908, 0.07482, 0.07482, 0.07713, 0.07713, 0.01304, 0.01304, 0.06307, 0.06307, 0.02588, 0.02588, 0.1085, 0.1085, 0.1957, 0.1957, 0.08638, 0.08638, 0.0002551, 0.0002551, 0.2122, 0.2122, 0.00331, 0.00331, 0.06787, 0.06787, 0.1797, 0.1797, 0.07507, 0.07507, 0.1045, 0.1045, 0.07179, 0.07179, 0.06535, 0.06535, 0.1982, 0.1982, 0.0329, 0.0329, 0.1385, 0.1385, 0.1832, 0.1832, 0.173, 0.173, 0.1095, 0.1095, NaN, NaN, NaN, NaN], "colorbar": {"len": 0.4, "title": {"text": "Rel Diff"}, "y": 0.25, "yanchor": "top"}, "colorscale": [[0, "#0d0887"], [0.1111, "#46039f"], [0.2222, "#7201a8"], [0.3333, "#9c179e"], [0.4444, "#bd3786"], [0.5556, "#d8576b"], [0.6667, "#ed7953"], [0.7778, "#fb9f3a"], [0.8889, "#fdca26"], [1, "#f0f921"]], "line": {"color": "white", "width": 1}, "showscale": false, "size": 10, "symbol": "triangle-right"}, "mode": "markers", "name": "Relative (rh)", "showlegend": false, "text": ["rh", "rh", "rh", "rh", "rh", "rh", "rh", "rh", "rh", "rh", "rh", "rh", "rh", "rh", "rh", "rh", "rh", "rh", "rh", "rh", "rh", "rh", "rh", "rh", "rh", "rh", "rh", "rh", "rh", "rh", "rh", "rh", "rh", "rh", "rh", "rh", "rh", "rh", "rh", "rh", "rh", "rh", "rh", "rh", "rh", "rh", "rh", "rh", "rh", "rh", "rh", "rh", "rh", "rh", "rh", "rh", "rh", "rh", "rh", "rh", "rh", "rh", "rh", "rh", "rh", "rh", "rh", "rh", "rh", "rh", "rh", "rh", "rh", "rh", "rh", "rh", "rh", "rh"], "type": "scatter", "x": ["eTIV", "eTIV", "parsorbitalis", "parsorbitalis", "lateralorbitofrontal", "lateralorbitofrontal", "temporalpole", "temporalpole", "paracentral", "paracentral", "frontalpole", "frontalpole", "precuneus", "precuneus", "insula", "insula", "postcentral", "postcentral", "rostralmiddlefrontal", "rostralmiddlefrontal", "superiorparietal", "superiorparietal", "caudalmiddlefrontal", "caudalmiddlefrontal", "isthmuscingulate", "isthmuscingulate", "parahippocampal", "parahippocampal", "inferiortemporal", "inferiortemporal", "precentral", "precentral", "supramarginal", "supramarginal", "rostralanteriorcingulate", "rostralanteriorcingulate", "caudalanteriorcingulate", "caudalanteriorcingulate", "superiorfrontal", "superiorfrontal", "posteriorcingulate", "posteriorcingulate", "medialorbitofrontal", "medialorbitofrontal", "parstriangularis", "parstriangularis", "entorhinal", "entorhinal", "pericalcarine", "pericalcarine", "BrainSegVolNotVent", "BrainSegVolNotVent", "inferiorparietal", "inferiorparietal", "transversetemporal", "transversetemporal", "middletemporal", "middletemporal", "bankssts", "bankssts", "WhiteSurfArea", "WhiteSurfArea", "cuneus", "cuneus", "superiortemporal", "superiortemporal", "lingual", "lingual", "parsopercularis", "parsopercularis", "fusiform", "fusiform", "lateraloccipital", "lateraloccipital", "dx_group", "rejected_images", "subject", "visit"], "xaxis": "x2", "y": [0.07782, 0.07782, 0.138, 0.138, 0.01649, 0.01649, 0.1688, 0.1688, 0.1429, 0.1429, 0.1679, 0.1679, 0.02305, 0.02305, 0.09044, 0.09044, 0.04471, 0.04471, 0.08156, 0.08156, 0.6051, 0.6051, 0.09012, 0.09012, 0.1805, 0.1805, 0.1908, 0.1908, 0.07482, 0.07482, 0.07713, 0.07713, 0.01304, 0.01304, 0.06307, 0.06307, 0.02588, 0.02588, 0.1085, 0.1085, 0.1957, 0.1957, 0.08638, 0.08638, 0.0002551, 0.0002551, 0.2122, 0.2122, 0.00331, 0.00331, 0.06787, 0.06787, 0.1797, 0.1797, 0.07507, 0.07507, 0.1045, 0.1045, 0.07179, 0.07179, 0.06535, 0.06535, 0.1982, 0.1982, 0.0329, 0.0329, 0.1385, 0.1385, 0.1832, 0.1832, 0.173, 0.173, 0.1095, 0.1095, NaN, NaN, NaN, NaN], "yaxis": "y2"}], "layout": {"annotations": [{"font": {"size": 16}, "showarrow": false, "text": "Absolute Difference: |Empirical - Theoretical| Std (◀ = Left, ▶ = Right)", "x": 0.5, "xanchor": "center", "xref": "paper", "y": 1, "yanchor": "bottom", "yref": "paper"}, {"font": {"size": 16}, "showarrow": false, "text": "Relative Difference: |Empirical - Theoretical| / Theoretical (◀ = Left, ▶ = Right)", "x": 0.5, "xanchor": "center", "xref": "paper", "y": 0.44, "yanchor": "bottom", "yref": "paper"}], "height": 900, "hovermode": "x unified", "showlegend": false, "title": {"font": {"size": 16}, "text": "T Standard Deviation: Empirical vs Theoretical Differences by Hemisphere"}, "width": 1400, "xaxis": {"anchor": "y", "domain": [0, 1], "showticklabels": false}, "xaxis2": {"anchor": "y2", "domain": [0, 1], "tickangle": -45, "tickfont": {"size": 9}, "title": {"text": "Brain Region"}}, "yaxis": {"anchor": "x", "domain": [0.56, 1], "exponentformat": "power", "title": {"text": "Absolute Difference"}, "type": "log"}, "yaxis2": {"anchor": "x2", "domain": [0, 0.44], "exponentformat": "power", "title": {"text": "Relative Difference"}, "type": "log"}}}
